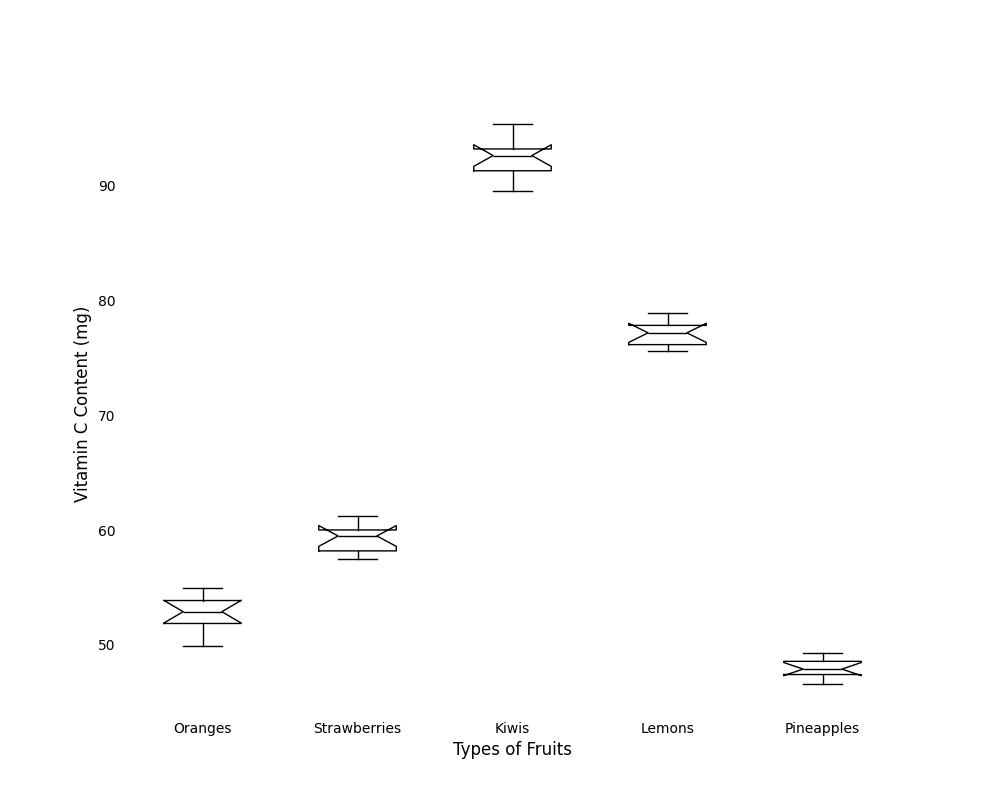

Here is the Python script that generated this plot:
import matplotlib.pyplot as plt
import numpy as np

# Data for Vitamin C content in mg per 100 grams for each fruit type
oranges = [53.2, 50.5, 52.4, 55.0, 54.3, 51.7, 52.8, 49.9, 54.1, 53.0]
strawberries = [58.8, 59.4, 60.1, 57.5, 59.6, 58.0, 60.3, 61.2, 57.9, 59.8]
kiwis = [92.7, 93.0, 89.6, 95.4, 94.2, 91.1, 92.6, 90.8, 93.3, 92.0]
lemons = [77.0, 76.4, 78.2, 75.8, 77.7, 78.9, 76.1, 77.4, 75.6, 77.9]
pineapples = [47.8, 48.2, 47.0, 49.3, 46.6, 47.4, 48.7, 47.5, 48.0, 48.8]

# Combine the data into a single list for the boxplot
data = [oranges, strawberries, kiwis, lemons, pineapples]

# Labels for the fruits
fruit_labels = ['Oranges', 'Strawberries', 'Kiwis', 'Lemons', 'Pineapples']

# Create the plot
fig, ax = plt.subplots(figsize=(10, 8))

# Create the box plot without stylistic elements
box = ax.boxplot(data, vert=True, labels=fruit_labels, notch=True,
                 boxprops=dict(color='black'),
                 whiskerprops=dict(color='black'),
                 capprops=dict(color='black'),
                 medianprops=dict(color='black'),
                 flierprops=dict(marker='o', color='black', alpha=0.5))

# Set the labels
ax.set_xlabel("Types of Fruits", fontsize=12)
ax.set_ylabel("Vitamin C Content (mg)", fontsize=12)

# Remove grid, borders, and annotations
ax.set_frame_on(False)
ax.xaxis.set_ticks_position('none')
ax.yaxis.set_ticks_position('none')

# Display the plot
plt.show()
